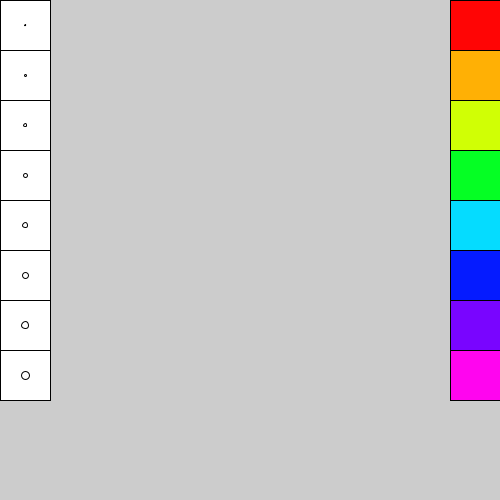
Frame 1 (no input)
Frame 60 (the mouse pressed at the canvas centre just before this capture): identical to frame 1, image omitted
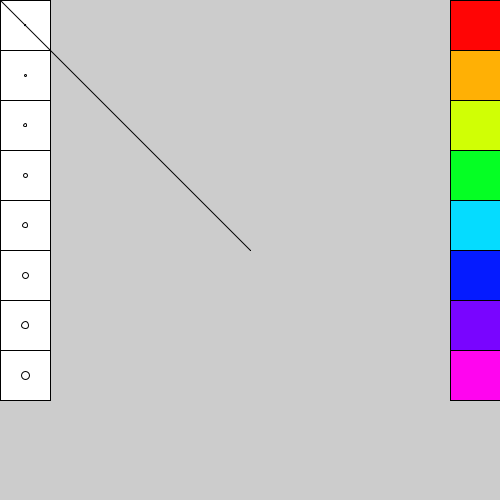
Frame 120 (the mouse held since frame 60 and released just before this capture)

The Processing sketch that drew these frames (run headless with seeded random() and noise(); from frame 60 on, the mouse is pressed at the canvas centre):

// Processing sketch: week04_9_array
// ── week04_9_array.pde
color [] c = {#FF0505,#FFB005,#D0FF05,#05FF24,#05DCFF,#051BFF,#7905FF,#FF05EF};
void setup(){
  size(500,500);
  for(int i=0; i<8; i++){
    fill(255); rect(0,i*50, 50, 50); ellipse(25,25+i*50, i+1,i+1);
    fill( c[i] ); rect(450, i*50, 50,50);
  }
}
void draw(){
  if(mousePressed){
    if(mouseX<50){
      for(int i=0; i<8; i++){
        if(mouseY>i*50 && mouseY<i*50+50) strokeWeight(i+1);      
      }
    }else if(mouseX>450){
      for(int i=0; i<8; i++){
        if(mouseY>i*50 && mouseY<i*50+50) stroke( c[i] );
      }
    }else line(mouseX,mouseY, pmouseX,pmouseY);
  }
}
